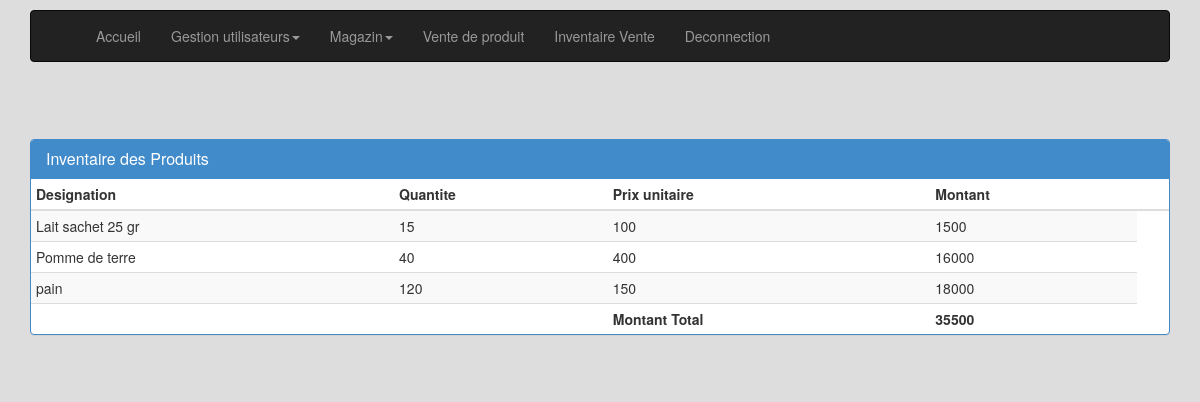
Page /traitement/php/inventaire_prod.php (signed in) on the committed database.
### tables this page shows
CREATE TABLE IF NOT EXISTS `produit` (
  `codProd` int(11) NOT NULL AUTO_INCREMENT,
  `designation` varchar(30) NOT NULL,
  `quantite` int(11) NOT NULL,
  `unite` varchar(10) NOT NULL,
  `prixUnitaire` int(11) NOT NULL,
  PRIMARY KEY (`codProd`)
);

### traitement/php/inventaire_prod.php (the view, shortened to what this page needs)
<?php
include_once('connexion_sql.php');
$reponse=$bdd->query('SELECT designation,quantite,prixUnitaire,quantite * prixUnitaire as Montant FROM produit') or die(print_r($bdd->errorInfo()));
$reponseT=$bdd->query('SELECT sum(quantite * prixUnitaire) as MontantTotal FROM produit') or die(print_r($bdd->errorInfo()));
?>
<!DOCTYPE HTML>
<html>
<head>
    <link href="../css/bootstrap.css" rel="stylesheet">
</head>
<body>
<div class="container">
    <?php include("menu.php"); ?>
    <div class="row">
        <section class="col-sm-12">
            <div class="panel panel-primary">
                <table class="table table-striped table-condensed">
                    <div class="panel-heading">
                        <h3 class="panel-title">Inventaire des Produits</h3>
                    </div>
                    <thead>
                    <tr>
                        <th>Designation</th>
                        <th>Quantite</th>
                        <th>Prix unitaire</th>
                        <th>Montant</th>
                        <th></th>
                    </tr>
                    </thead>
                    <tbody>
                    <?php
                    while($donnees=$reponse->fetch())
                    {
                        ?>
                        <tr>
                            <td><?php echo htmlspecialchars($donnees['designation']);?></td>
                            <td><?php echo htmlspecialchars($donnees['quantite']);?></td>
                            <td><?php echo htmlspecialchars($donnees['prixUnitaire']);?></td>
                            <td><?php echo htmlspecialchars($donnees['Montant']);?></td>
                        </tr>
                    <?php } ?>
                    <?php
                    while($donnees=$reponseT->fetch())
                    { ?>
                        <tr>
                            <td></td>
                            <td></td>
                            <th> Montant Total</th>
                            <th><?php echo htmlspecialchars($donnees['MontantTotal']);?></th>
                        </tr>
                        <?php
                    }
                    ?>
                    </tbody>
                </table>
            </div>
        </section>
    </div>
</div>
</body>
</html>

### traitement/php/inventaire_prod.php (style rules this page uses)
body { background-color: #DDD; padding-top: 10px; }
[class*="col-"] { margin-bottom: 20px; }
[class*="panel panel-primary"] { margin-top: 5%; }

### rows in the picture
produit: designation "Lait sachet 25 gr", quantite "15", prixUnitaire "100", Montant "1500"
produit: designation "Pomme de terre", quantite "40", prixUnitaire "400", Montant "16000"
produit: designation "pain", quantite "120", prixUnitaire "150", Montant "18000"

### other values in the picture
$donnees['MontantTotal'] "35500"
